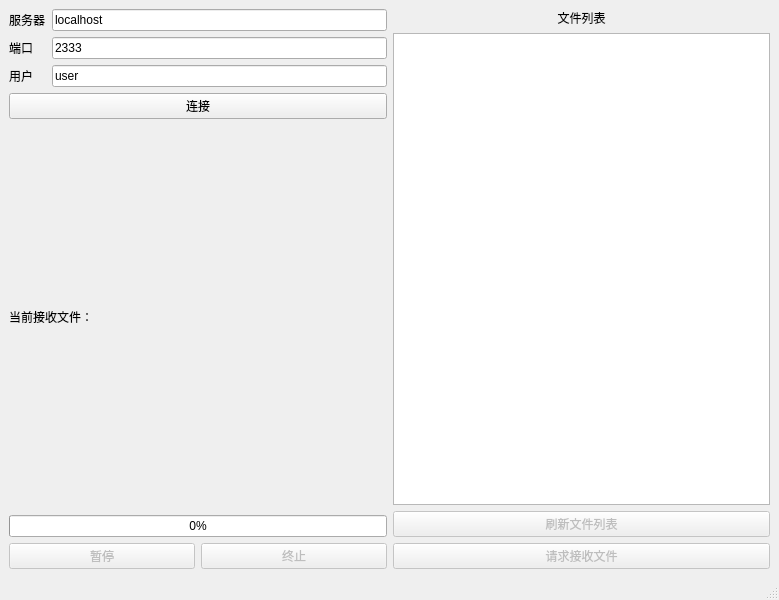
<?xml version="1.0" encoding="UTF-8"?>
<ui version="4.0">
 <class>MainWindow</class>
 <widget class="QMainWindow" name="MainWindow">
  <property name="geometry">
   <rect>
    <x>0</x>
    <y>0</y>
    <width>779</width>
    <height>600</height>
   </rect>
  </property>
  <property name="windowTitle">
   <string>MainWindow</string>
  </property>
  <widget class="QWidget" name="centralwidget">
   <layout class="QGridLayout" name="gridLayout_3">
    <item row="1" column="0">
     <layout class="QGridLayout" name="gridLayout_2">
      <item row="1" column="0" colspan="2">
       <widget class="QProgressBar" name="progressBar">
        <property name="value">
         <number>0</number>
        </property>
       </widget>
      </item>
      <item row="0" column="0">
       <widget class="QLabel" name="label_filehint">
        <property name="text">
         <string>当前接收文件：</string>
        </property>
       </widget>
      </item>
      <item row="0" column="1">
       <widget class="QLabel" name="label_nowfile">
        <property name="text">
         <string/>
        </property>
       </widget>
      </item>
      <item row="2" column="0">
       <widget class="QPushButton" name="pushButton_suspend">
        <property name="enabled">
         <bool>false</bool>
        </property>
        <property name="text">
         <string>暂停</string>
        </property>
        <property name="checkable">
         <bool>false</bool>
        </property>
       </widget>
      </item>
      <item row="2" column="1">
       <widget class="QPushButton" name="pushButton_terminate">
        <property name="enabled">
         <bool>false</bool>
        </property>
        <property name="text">
         <string>终止</string>
        </property>
       </widget>
      </item>
     </layout>
    </item>
    <item row="0" column="0">
     <layout class="QGridLayout" name="gridLayout">
      <item row="1" column="0">
       <widget class="QLabel" name="label_port">
        <property name="text">
         <string>端口</string>
        </property>
       </widget>
      </item>
      <item row="3" column="0" colspan="2">
       <widget class="QPushButton" name="pushButton">
        <property name="text">
         <string>连接</string>
        </property>
       </widget>
      </item>
      <item row="2" column="1">
       <widget class="QLineEdit" name="lineEdit_User">
        <property name="text">
         <string>user</string>
        </property>
       </widget>
      </item>
      <item row="2" column="0">
       <widget class="QLabel" name="label_user">
        <property name="text">
         <string>用户</string>
        </property>
       </widget>
      </item>
      <item row="0" column="1">
       <widget class="QLineEdit" name="lineEdit_Server">
        <property name="text">
         <string>localhost</string>
        </property>
       </widget>
      </item>
      <item row="1" column="1">
       <widget class="QLineEdit" name="lineEdit_Port">
        <property name="text">
         <string>2333</string>
        </property>
       </widget>
      </item>
      <item row="0" column="0">
       <widget class="QLabel" name="label_server">
        <property name="text">
         <string>服务器</string>
        </property>
       </widget>
      </item>
     </layout>
    </item>
    <item row="0" column="1" rowspan="2">
     <layout class="QVBoxLayout" name="verticalLayout">
      <item>
       <widget class="QLabel" name="label_filelist">
        <property name="text">
         <string>文件列表</string>
        </property>
        <property name="alignment">
         <set>Qt::AlignCenter</set>
        </property>
       </widget>
      </item>
      <item>
       <widget class="QListWidget" name="filelistWidget"/>
      </item>
      <item>
       <widget class="QPushButton" name="pushButton_refresh">
        <property name="enabled">
         <bool>false</bool>
        </property>
        <property name="text">
         <string>刷新文件列表</string>
        </property>
       </widget>
      </item>
      <item>
       <widget class="QPushButton" name="pushButton_receiveReq">
        <property name="enabled">
         <bool>false</bool>
        </property>
        <property name="text">
         <string>请求接收文件</string>
        </property>
       </widget>
      </item>
     </layout>
    </item>
   </layout>
  </widget>
  <widget class="QMenuBar" name="menubar">
   <property name="geometry">
    <rect>
     <x>0</x>
     <y>0</y>
     <width>779</width>
     <height>26</height>
    </rect>
   </property>
  </widget>
  <widget class="QStatusBar" name="statusbar"/>
 </widget>
 <resources/>
 <connections/>
</ui>
